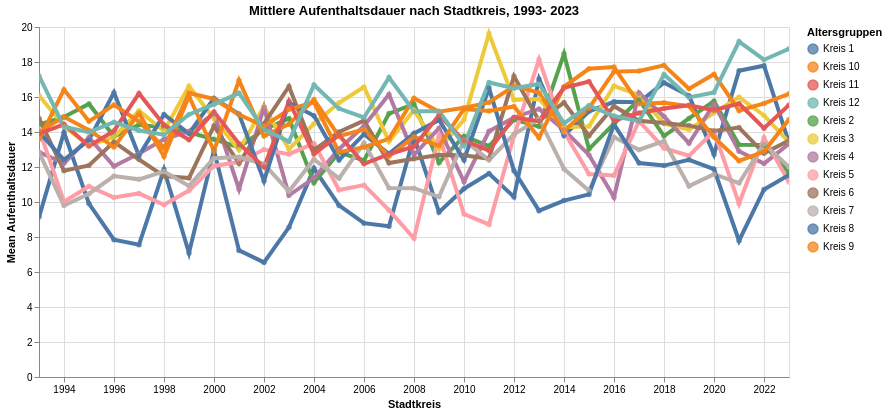

Notebook code cell kept with this figure:
### Code cell
myTitle="Mittlere Aufenthaltsdauer nach Stadtkreis, "+data_min_date + "- "+data_max_date

highlight = alt.selection(type='single', on='mouseover',
                          fields=['KreisLang'], nearest=True)
#x='date:StichtagDatJahr',
base = alt.Chart(myAgg.reset_index().query('mean_WBev>0').sort_values('KreisCd', ascending=True), title=myTitle).encode(
    x=alt.X('StichtagDatJahr', axis=alt.Axis(title='Stadtkreis'))# , axis=alt.Axis(format='%', title='percentage')
    , y=alt.X('mean_WBev', axis=alt.Axis(title='Mean Aufenthaltsdauer'))
    , color=alt.Color('KreisLang', legend=alt.Legend(title="Altersgruppen", orient="right"))  
    ,tooltip=['StichtagDatJahr', 'KreisLang','mean_WBev']    
)
points = base.mark_circle().encode(
    opacity=alt.value(0.75)
).add_selection(
    highlight
).properties(
    width=750 , height=350
)
lines = base.mark_line().encode(
    size=alt.condition(~highlight, alt.value(0.5), alt.value(4))
).interactive()

lines + points

### Figure 1 — Vega-Lite specification as saved in the notebook (floating-point values rounded to 4 significant figures; data arrays with more than 128 entries replaced by an {"elided": "..."} marker saying what was removed)
{"config": {"view": {"continuousWidth": 400, "continuousHeight": 300}}, "layer": [{"mark": "line", "encoding": {"color": {"type": "nominal", "field": "KreisLang", "legend": {"orient": "right", "title": "Altersgruppen"}}, "size": {"condition": {"value": 0.5, "selection": {"not": "selector005"}}, "value": 4}, "tooltip": [{"type": "temporal", "field": "StichtagDatJahr"}, {"type": "nominal", "field": "KreisLang"}, {"type": "quantitative", "field": "mean_WBev"}], "x": {"type": "temporal", "axis": {"title": "Stadtkreis"}, "field": "StichtagDatJahr"}, "y": {"type": "quantitative", "axis": {"title": "Mean Aufenthaltsdauer"}, "field": "mean_WBev"}}, "selection": {"selector006": {"type": "interval", "bind": "scales", "encodings": ["x", "y"]}}, "title": "Mittlere Aufenthaltsdauer nach Stadtkreis, 1993- 2023"}, {"mark": "circle", "encoding": {"color": {"type": "nominal", "field": "KreisLang", "legend": {"orient": "right", "title": "Altersgruppen"}}, "opacity": {"value": 0.75}, "tooltip": [{"type": "temporal", "field": "StichtagDatJahr"}, {"type": "nominal", "field": "KreisLang"}, {"type": "quantitative", "field": "mean_WBev"}], "x": {"type": "temporal", "axis": {"title": "Stadtkreis"}, "field": "StichtagDatJahr"}, "y": {"type": "quantitative", "axis": {"title": "Mean Aufenthaltsdauer"}, "field": "mean_WBev"}}, "height": 350, "selection": {"selector005": {"type": "single", "on": "mouseover", "fields": ["KreisLang"], "nearest": true}}, "title": "Mittlere Aufenthaltsdauer nach Stadtkreis, 1993- 2023", "width": 750}], "data": {"name": "data-10b4e1abe01679edb1fa4648e69f4aa4"}, "$schema": "https://vega.github.io/schema/vega-lite/v4.8.1.json", "datasets": {"data-10b4e1abe01679edb1fa4648e69f4aa4": {"elided": "372 records"}}}
